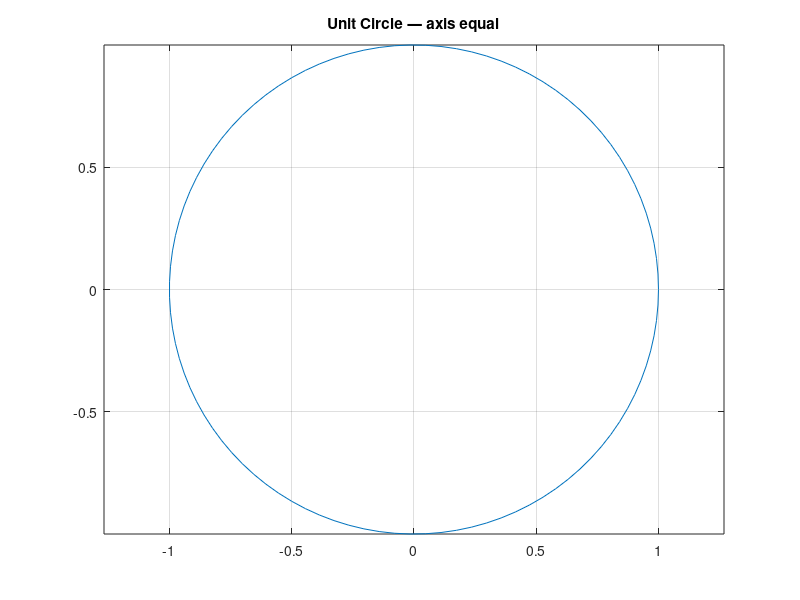
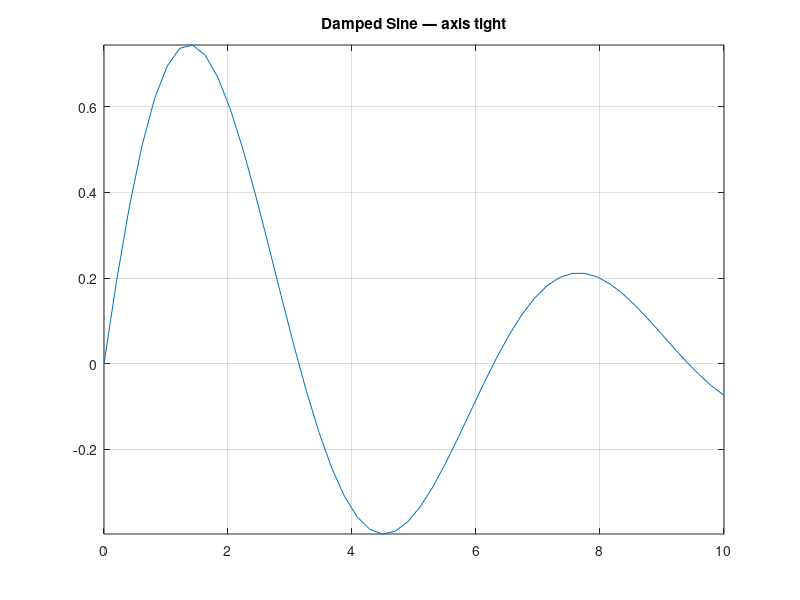

These figures' MATLAB source, in order:
% Axis Modes — equal, tight, ij
% axis('equal') makes 1 data unit the same length on both axes.
% axis('tight') removes padding. axis('ij') flips Y (image coords).
% Pull toolbox functions (signal, stats, graphics, io) into scope so we
% can call them by short name (fft, butter, plot, std, ...). Without this,
% we'd need fully qualified names like signal.transforms.fft(...).


clear
close all

% Circle should look round with axis equal
t = linspace(0, 2*pi, 100);

figure(1)
plot(cos(t), sin(t))
axis equal
title('Unit Circle — axis equal')
grid on

% Tight: no padding around data
figure(2)
x = linspace(0, 10, 50);
plot(x, sin(x) .* exp(-x/5))
axis tight
title('Damped Sine — axis tight')
grid on
